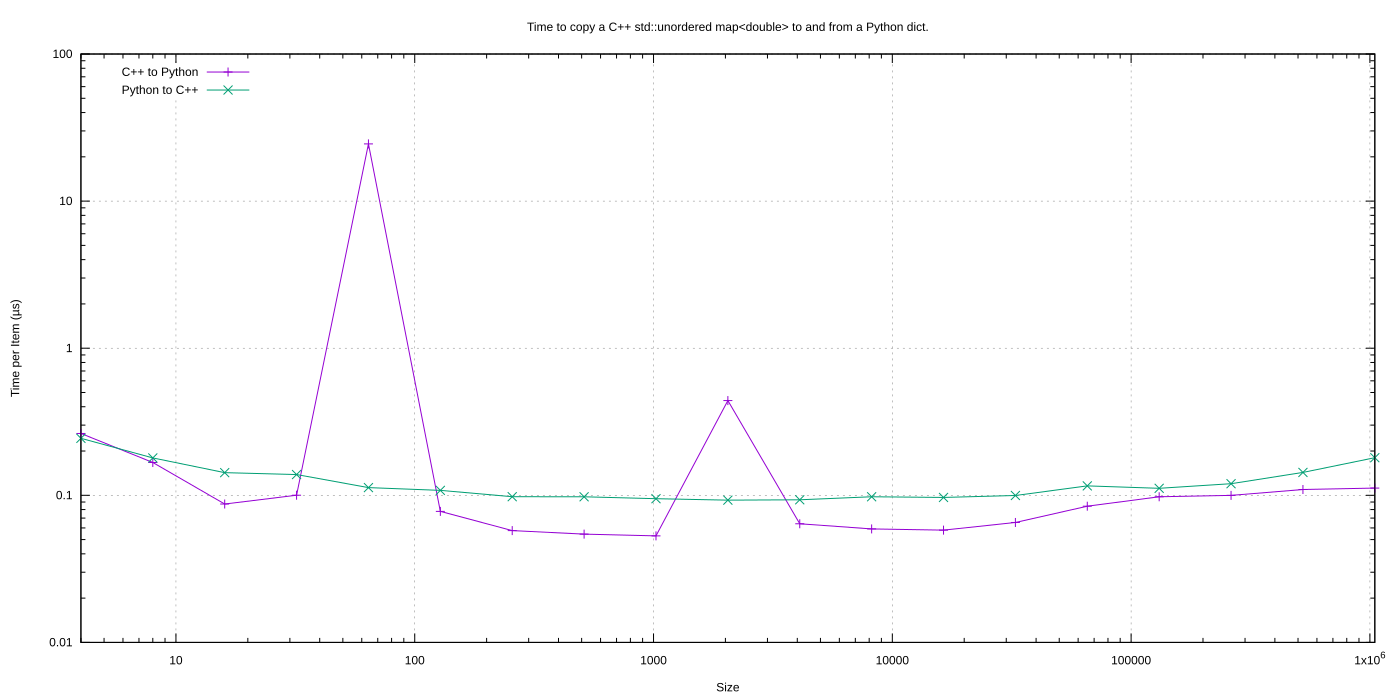

Write gnuplot code to recreate this figure.
set logscale x
set grid
set title "Time to copy a C++ std::unordered map<double> to and from a Python dict."
set xlabel "Size"

set logscale y
set ylabel "Time per Item (µs)"
# set yrange [8:35]
# set ytics 8,35,3

# set logscale y2
# set y2label "Bytes"
# set y2range [1:1e9]
# set y2tics

set pointsize 1
set datafile separator whitespace
# Curve fit
#cost(x) = a + (b / (x/1024))
#fit cost(x) "perf_size_of.dat" using 1:2 via a,b

set key left

set terminal svg size 1400,700           # choose the file format
set output "test_dict_double.svg"   # choose the output device

plot "test_dict_double.dat" using 1:(1e6 * $2 / $1) t "C++ to Python" with linespoints axes x1y1 pt 1 lw 1, \
    "test_dict_double.dat" using 1:(1e6 * $3 / $1) t "Python to C++" with linespoints axes x1y1 pt 2 lw 1

set terminal png size 1400,700           # choose the file format
set output "test_dict_double.svg.png"   # choose the output device

plot "test_dict_double.dat" using 1:(1e6 * $2 / $1) t "C++ to Python" with linespoints axes x1y1 pt 1 lw 1, \
    "test_dict_double.dat" using 1:(1e6 * $3 / $1) t "Python to C++" with linespoints axes x1y1 pt 2 lw 1

reset
